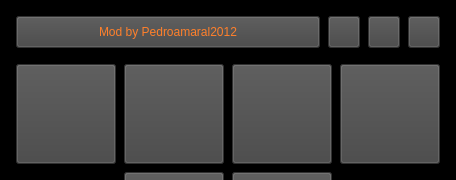
<?xml version="1.0" encoding="UTF-8"?>
<ui version="4.0">
 <class>GameSelectWindow</class>
 <widget class="QMainWindow" name="GameSelectWindow">
  <property name="geometry">
   <rect>
    <x>0</x>
    <y>0</y>
    <width>456</width>
    <height>180</height>
   </rect>
  </property>
  <property name="windowTitle">
   <string>Select a game!</string>
  </property>
  <property name="styleSheet">
   <string notr="true">QMessageBox {
	background-color: rgb(37, 37, 38);
}
QMessageBox &gt; QLabel {
	color: white;
}

QPushButton {
	background-color: qlineargradient(spread:pad, x1:0, y1:0, x2:0, y2:1, stop: 0 #444444, stop: 1 #222222);
	color: #E0E1E3;
	padding: 0px 8px;
	border-radius: 4px;
	border: 1px;
	border-style: solid;
	border-color: black;
}

QPushButton:hover {
	background-color: qlineargradient(spread:pad, x1:0, y1:0, x2:0, y2:1, stop: 0 #222222, stop: 1 #111111);
	border-color: #3DAEFF;
}

QPushButton:pressed {
	background-color: #60798B;
}

QDialogButtonBox QPushButton {
	/* Issue #194 #248 - Special case of QPushButton inside dialogs, for better UI */
	min-width: 80px;
	min-height: 24px;
}
</string>
  </property>
  <widget class="QWidget" name="centralwidget">
   <property name="styleSheet">
    <string notr="true">QWidget#centralwidget {
	background-color: rgb(0, 0, 0);
}

QPushButton,
QPushButton:hover {
	/*background-color: rgb(128, 128, 128);*/
	background-color: #444444;
}

QPushButton:pressed {
	background-color: #60798B;
}

QTextBrowser {
    background-color: rgb(192, 192, 192);
}</string>
   </property>
   <widget class="QPushButton" name="fd1_btn">
    <property name="geometry">
     <rect>
      <x>16</x>
      <y>64</y>
      <width>100</width>
      <height>100</height>
     </rect>
    </property>
    <property name="text">
     <string/>
    </property>
    <property name="icon">
     <iconset resource="resources.qrc">
      <normaloff>:/gameselect/fd1_btn</normaloff>:/gameselect/fd1_btn</iconset>
    </property>
    <property name="iconSize">
     <size>
      <width>90</width>
      <height>90</height>
     </size>
    </property>
   </widget>
   <widget class="QPushButton" name="fd2_btn">
    <property name="geometry">
     <rect>
      <x>124</x>
      <y>64</y>
      <width>100</width>
      <height>100</height>
     </rect>
    </property>
    <property name="text">
     <string/>
    </property>
    <property name="icon">
     <iconset resource="resources.qrc">
      <normaloff>:/gameselect/fd2_btn</normaloff>:/gameselect/fd2_btn</iconset>
    </property>
    <property name="iconSize">
     <size>
      <width>90</width>
      <height>90</height>
     </size>
    </property>
   </widget>
   <widget class="QPushButton" name="fd3_btn">
    <property name="geometry">
     <rect>
      <x>232</x>
      <y>64</y>
      <width>100</width>
      <height>100</height>
     </rect>
    </property>
    <property name="text">
     <string/>
    </property>
    <property name="icon">
     <iconset resource="resources.qrc">
      <normaloff>:/gameselect/fd3_btn</normaloff>:/gameselect/fd3_btn</iconset>
    </property>
    <property name="iconSize">
     <size>
      <width>90</width>
      <height>90</height>
     </size>
    </property>
   </widget>
   <widget class="QPushButton" name="fd4_btn">
    <property name="geometry">
     <rect>
      <x>340</x>
      <y>64</y>
      <width>100</width>
      <height>100</height>
     </rect>
    </property>
    <property name="text">
     <string/>
    </property>
    <property name="icon">
     <iconset resource="resources.qrc">
      <normaloff>:/gameselect/fd4_btn</normaloff>:/gameselect/fd4_btn</iconset>
    </property>
    <property name="iconSize">
     <size>
      <width>90</width>
      <height>90</height>
     </size>
    </property>
   </widget>
   <widget class="QPushButton" name="fd5_btn">
    <property name="enabled">
     <bool>true</bool>
    </property>
    <property name="geometry">
     <rect>
      <x>124</x>
      <y>172</y>
      <width>100</width>
      <height>100</height>
     </rect>
    </property>
    <property name="text">
     <string/>
    </property>
    <property name="icon">
     <iconset resource="resources.qrc">
      <normaloff>:/gameselect/fd5_btn</normaloff>:/gameselect/fd5_btn</iconset>
    </property>
    <property name="iconSize">
     <size>
      <width>90</width>
      <height>90</height>
     </size>
    </property>
   </widget>
   <widget class="QPushButton" name="fd6_btn">
    <property name="geometry">
     <rect>
      <x>232</x>
      <y>172</y>
      <width>100</width>
      <height>100</height>
     </rect>
    </property>
    <property name="text">
     <string/>
    </property>
    <property name="icon">
     <iconset resource="resources.qrc">
      <normaloff>:/gameselect/fd6_btn</normaloff>:/gameselect/fd6_btn</iconset>
    </property>
    <property name="iconSize">
     <size>
      <width>90</width>
      <height>90</height>
     </size>
    </property>
   </widget>
   <widget class="QPushButton" name="info_btn">
    <property name="geometry">
     <rect>
      <x>408</x>
      <y>16</y>
      <width>32</width>
      <height>32</height>
     </rect>
    </property>
    <property name="icon">
     <iconset resource="resources.qrc">
      <normaloff>:/resources/info.png</normaloff>:/resources/info.png</iconset>
    </property>
   </widget>
   <widget class="QPushButton" name="patreon_link">
    <property name="geometry">
     <rect>
      <x>16</x>
      <y>16</y>
      <width>304</width>
      <height>32</height>
     </rect>
    </property>
    <property name="styleSheet">
     <string notr="true">QPushButton
{
    color: #FF802B;
}

QPushButton:pressed {
	background-color: #444444;
}</string>
    </property>
    <property name="text">
     <string>Mod by Pedroamaral2012</string>
    </property>
   </widget>
   <widget class="QPushButton" name="youtube_btn">
    <property name="geometry">
     <rect>
      <x>328</x>
      <y>16</y>
      <width>32</width>
      <height>32</height>
     </rect>
    </property>
    <property name="icon">
     <iconset resource="resources.qrc">
      <normaloff>:/resources/youtube.png</normaloff>:/resources/youtube.png</iconset>
    </property>
   </widget>
   <widget class="QPushButton" name="patreon_btn">
    <property name="geometry">
     <rect>
      <x>368</x>
      <y>16</y>
      <width>32</width>
      <height>32</height>
     </rect>
    </property>
    <property name="icon">
     <iconset resource="resources.qrc">
      <normaloff>:/resources/patreon.png</normaloff>:/resources/patreon.png</iconset>
    </property>
   </widget>
  </widget>
 </widget>
 <resources>
  <include location="resources.qrc"/>
 </resources>
 <connections>
  <connection>
   <sender>fd1_btn</sender>
   <signal>clicked()</signal>
   <receiver>GameSelectWindow</receiver>
   <slot>gameButtonClicked()</slot>
   <hints>
    <hint type="sourcelabel">
     <x>17</x>
     <y>159</y>
    </hint>
    <hint type="destinationlabel">
     <x>20</x>
     <y>57</y>
    </hint>
   </hints>
  </connection>
  <connection>
   <sender>fd2_btn</sender>
   <signal>clicked()</signal>
   <receiver>GameSelectWindow</receiver>
   <slot>gameButtonClicked()</slot>
   <hints>
    <hint type="sourcelabel">
     <x>125</x>
     <y>159</y>
    </hint>
    <hint type="destinationlabel">
     <x>148</x>
     <y>58</y>
    </hint>
   </hints>
  </connection>
  <connection>
   <sender>fd3_btn</sender>
   <signal>clicked()</signal>
   <receiver>GameSelectWindow</receiver>
   <slot>gameButtonClicked()</slot>
   <hints>
    <hint type="sourcelabel">
     <x>233</x>
     <y>158</y>
    </hint>
    <hint type="destinationlabel">
     <x>277</x>
     <y>55</y>
    </hint>
   </hints>
  </connection>
  <connection>
   <sender>fd4_btn</sender>
   <signal>clicked()</signal>
   <receiver>GameSelectWindow</receiver>
   <slot>gameButtonClicked()</slot>
   <hints>
    <hint type="sourcelabel">
     <x>18</x>
     <y>266</y>
    </hint>
    <hint type="destinationlabel">
     <x>21</x>
     <y>168</y>
    </hint>
   </hints>
  </connection>
  <connection>
   <sender>fd5_btn</sender>
   <signal>clicked()</signal>
   <receiver>GameSelectWindow</receiver>
   <slot>gameButtonClicked()</slot>
   <hints>
    <hint type="sourcelabel">
     <x>127</x>
     <y>266</y>
    </hint>
    <hint type="destinationlabel">
     <x>149</x>
     <y>169</y>
    </hint>
   </hints>
  </connection>
  <connection>
   <sender>fd6_btn</sender>
   <signal>clicked()</signal>
   <receiver>GameSelectWindow</receiver>
   <slot>gameButtonClicked()</slot>
   <hints>
    <hint type="sourcelabel">
     <x>235</x>
     <y>268</y>
    </hint>
    <hint type="destinationlabel">
     <x>278</x>
     <y>169</y>
    </hint>
   </hints>
  </connection>
 </connections>
 <slots>
  <slot>gameButtonClicked()</slot>
 </slots>
</ui>
